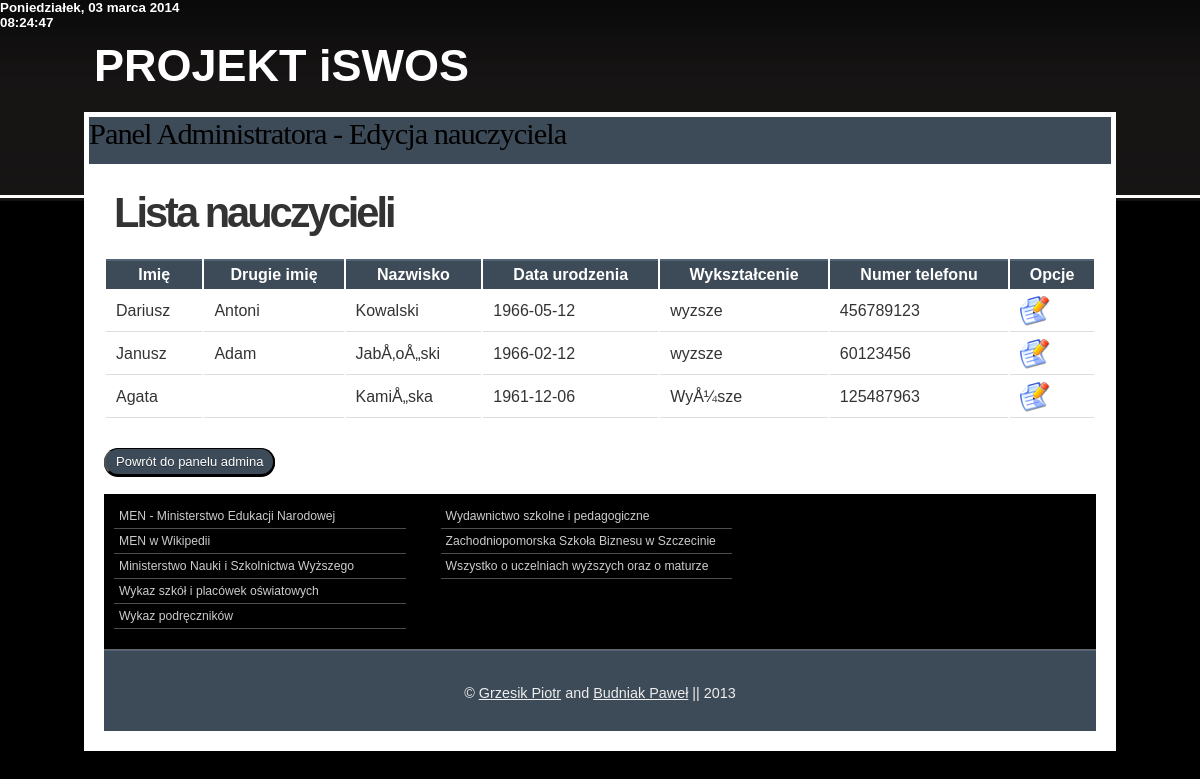
Screenshot of /pages/edycja/edycjan.php (signed in) with the database file from the repository.
### tables this page shows
CREATE TABLE IF NOT EXISTS `nauczyciel` (
  `idnauczyciela` int(11) NOT NULL AUTO_INCREMENT,
  `login` varchar(32) NOT NULL,
  `pass` varchar(32) NOT NULL,
  `imie` varchar(15) NOT NULL,
  `imie2` varchar(15) NOT NULL,
  `nazwisko` varchar(20) NOT NULL,
  `data_urodzenia` date NOT NULL,
  `wyksztalcenie` varchar(40) NOT NULL,
  `nip` int(10) NOT NULL,
  `telefon` int(9) NOT NULL,
  `idprzedmiotu` text NOT NULL,
  PRIMARY KEY (`idnauczyciela`)
);

### pages/edycja/edycjan.php (the view, shortened to what this page needs)
<!DOCTYPE html PUBLIC "-//W3C//DTD XHTML 1.0 Transitional//EN"
    "http://www.w3.org/TR/xhtml1/DTD/xhtml1-transitional.dtd">
<html xml:lang="pl" lang="pl" xmlns="http://www.w3.org/1999/xhtml">
<head>
<link rel="stylesheet" type="text/css" href="../../styles.css" />
<SPAN id="Data" style="POSITION: absolute; LEFT: 0; TOP: 0; FONT-SIZE: 10pt;
FONT-WEIGHT: bold; COLOR: white; FONT-FAMILY: Verdana, Arial;"></SPAN>
<body onLoad="czas()">
<div id="wrap">
    <div class="header">
        <h5>PROJEKT <strong> iSWOS</strong></h5>
    </div>
    <div class="page">
        <div id="navbg">
            <div id="nav">
               <h3>Panel Administratora - Edycja nauczyciela</h3>
            </div>
        </div>
        <div class="page-wrap">
            <div class="content">
		                <?php
							$res = mysql_query("SELECT * FROM nauczyciel");
						?>
						<h1>Lista nauczycieli</h1>
						<?php
							echo "<p>";
                            echo "<table boder=\"1\"><tr>";
                            echo "<th ><strong>Imię</strong></th>";
                            echo "<th ><strong>Drugie imię</strong></th>";
                            echo "<th ><strong>Nazwisko</strong></th>";
                            echo "<th ><strong>Data urodzenia</strong></th>";
                            echo "<th ><strong>Wykształcenie</strong></th>";
                            echo "<th ><strong>Numer telefonu</strong></th>";
                            echo "<th ><strong>Opcje</strong></th>";
						    while ($row = mysql_fetch_array($res))  {
                              echo "</tr>";
                              echo "<td >" . $row[3] . "</td>";
                              echo "<td >" . $row[4] . "</td>";
                              echo "<td >" . $row[5] . "</td>";
                              echo "<td >" . $row[6] . "</td>";
                              echo "<td >" . $row[7] . "</td>";
                              echo "<td >" . $row[9] . "</td>";
                              echo "<td> <h4><a href='editn.php?editn=$row[idnauczyciela]'><img src=\"../../images/edit.png\" alt=\"Edytuj\"></a></h4> </td>";
                           }
                           echo "</table>";
						?>
					<br />
                    <a href="../adminindex.php"><button>Powrót do panelu admina</button></A><br />
                    <br />
            </div>
            <div class="footer-navigation">
                <ul>
                    <li><a href="http://www.men.gov.pl" title="MEN - Ministerstwo Edukacji Narodowej" onclick="this.target='_blank'">MEN - Ministerstwo Edukacji Narodowej</a></li>
                    <li><a href="http://pl.wikipedia.org/wiki/Ministerstwo_Edukacji_Narodowej" title="MEN w Wikipedii" onclick="this.target='_blank'">MEN w Wikipedii</a></li>
                    <li><a href="http://www.mnisw.gov.pl" title="Ministerstwo Nauki i Szkolnictwa Wyższego" onclick="this.target='_blank'">Ministerstwo Nauki i Szkolnictwa Wyższego</a></li>
                    <li><a href="http://www.cie.men.gov.pl/index.php/sio-wykaz-szkol-i-placowek.html" title="Wykaz szkół i placówek oświatowych">Wykaz szkół i placówek oświatowych</a></li>
                    <li><a href="http://www.men.gov.pl/podreczniki/" title="Wykaz podręczników" onclick="this.target='_blank'">Wykaz podręczników</a></li>
                </ul>
                <ul>
                    <li><a href="http://www.wsip.pl/dla_nauczycieli/przedmioty/szkolnictwo_specjalne/aktualnosci" title="Wydawnictwo szkolne i pedagogiczne" onclick="this.target='_blank'">Wydawnictwo szkolne i pedagogiczne</a></li>
                    <li><a href="http://www.zpsb.szczecin.pl" title="Zachodniopomorska Szkoła Biznesu w Szczecinie" onclick="this.target='_blank'">Zachodniopomorska Szkoła Biznesu w Szczecinie</a></li>
                    <li><a href="http://www.edukacja.net" title="Wszystko o uczelniach wyższych oraz o maturze" onclick="this.target='_blank'">Wszystko o uczelniach wyższych oraz o maturze</a></li>
                </ul>
            </div>
            <div class="footer">
                <p>© <a href="mailto: grzesikpiotr@op.pl">Grzesik Piotr</a> and <a href="mailto: p.budniak5@gmail.com">Budniak Paweł</a> || 2013</p>
            </div>
        </div>
    </div>
</div>
</body>
</html>

### styles.css (style rules this page uses)
* { margin:0; padding:0; }
body { background:#000000 url('images/body.jpg') repeat-x scroll top left; margin:0 auto; padding:0; font-family:Arial, Helvetica, sans-serif; color:#333333; }
div#wrap { width:86%; margin:30px auto 0 auto; padding:0 10px; }
div.header { padding:10px 0 20px 10px; margin:0 auto; }
div#navbg { background-color:#ffffff; padding:5px; }
div#nav { background-color:#3D4A57; height:47px; display:block; }
h1 { font-size:2.6em; letter-spacing:-3px; padding-left:10px; text-align:left; }
h3 { font-size:1.9em; font-family:Georgia, "Times New Roman", Times, serif; font-weight:normal; color:#000000; letter-spacing:-1px; }
h4 { font-family:Georgia, "Times New Roman", Times, serif; font-size:16px; letter-spacing:-1px; font-weight:normal; color:red; }
h5 { font-size:45px; font-family:Arial, Helvetica, sans-serif; color: white; border: 1px; }
p { margin-bottom:20px; line-height:1.7em; font-size:0.95em; color:#333333; }
ul { padding:0 0 20px 35px; list-style:none; }
button { border-top: 1px solid #000000; background: #3d4a57; background: (left top, left bottom); background: (top, #3d4a57, #3d4a57); padding: 5px 10px; border-radius: 40px; box-shadow: rgba(0,0,0,1) 0 1px 0; text-shadow: rgba(0,0,0,.4) 0 1px 0; color: #ffffff; font-size: 13px; font-family: Helvetica, Arial, Sans-Serif; text-decoration: none; vertical-align: middle; }
table { width:100%; margin-bottom:10px; }
table tr th, table tr td { padding:5px 10px; }
table tr th { background:#3D4A57 none repeat-x scroll bottom left; color:#ffffff; border-top:2px solid #526475; }
table tr td { border-bottom:1px solid #dddddd; }
a, a:visited { color:#f0f3f6; }
div.page { clear:both; margin:0; padding:0; background-color:#ffffff; }
div.page ul { font-size:0.95em; color:#333333; }
div.page ul li { padding:2px 0; }
div.page p { text-align:justify; font-family:Helvetica, Arial, sans-serif; color:#444444; }
div.page-wrap { background-color:#ffffff; padding:20px; clear:both; }
div.content { background-color:#ffffff; float:left; width:100%; }
div.footer-navigation { background:black none repeat-x scroll left 50%; min-height:90px; border-bottom:1px solid #666666; padding:10px 10px 20px; clear:both; }
div.footer-navigation ul { list-style:none; padding:0; width:30%; float:left; margin-right:35px; }
div.footer-navigation ul li { padding:5px; color:#cccccc; border-bottom:1px solid #4D4D4D; font-size:0.8em; font-family:Helvetica, Arial, sans-serif; }
div.footer-navigation ul li a, div.footer-navigation ul li a:visited { color:#cccccc; text-decoration:none; }
div.footer { clear:both; border-top:1px solid #526475; background:#3D4A57; min-height:80px; clear:both; }
div.footer p { text-align:center; color:#eeeeee; padding-top:30px; font-size:0.9em; }
div.footer p a, div.footer p a:visited { color:#eeeeee; }

### rows the page displays
nauczyciel: imie "Dariusz", imie2 "Antoni", nazwisko "Kowalski", data_urodzenia "1966-05-12", wyksztalcenie "wyzsze", telefon "456789123"
nauczyciel: imie "Janusz", imie2 "Adam", nazwisko "JabÅ‚oÅ„ski", data_urodzenia "1966-02-12", wyksztalcenie "wyzsze", telefon "60123456"
nauczyciel: imie "Agata", nazwisko "KamiÅ„ska", data_urodzenia "1961-12-06", wyksztalcenie "WyÅ¼sze", telefon "125487963"
